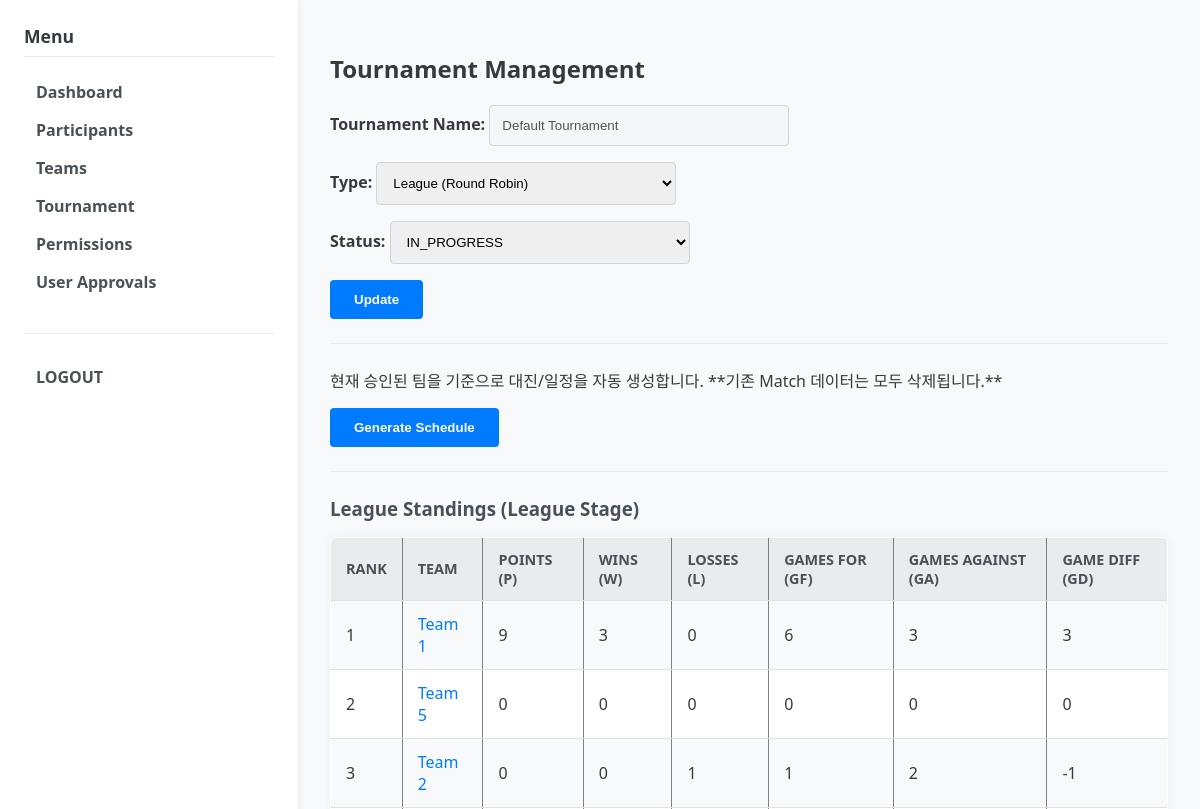
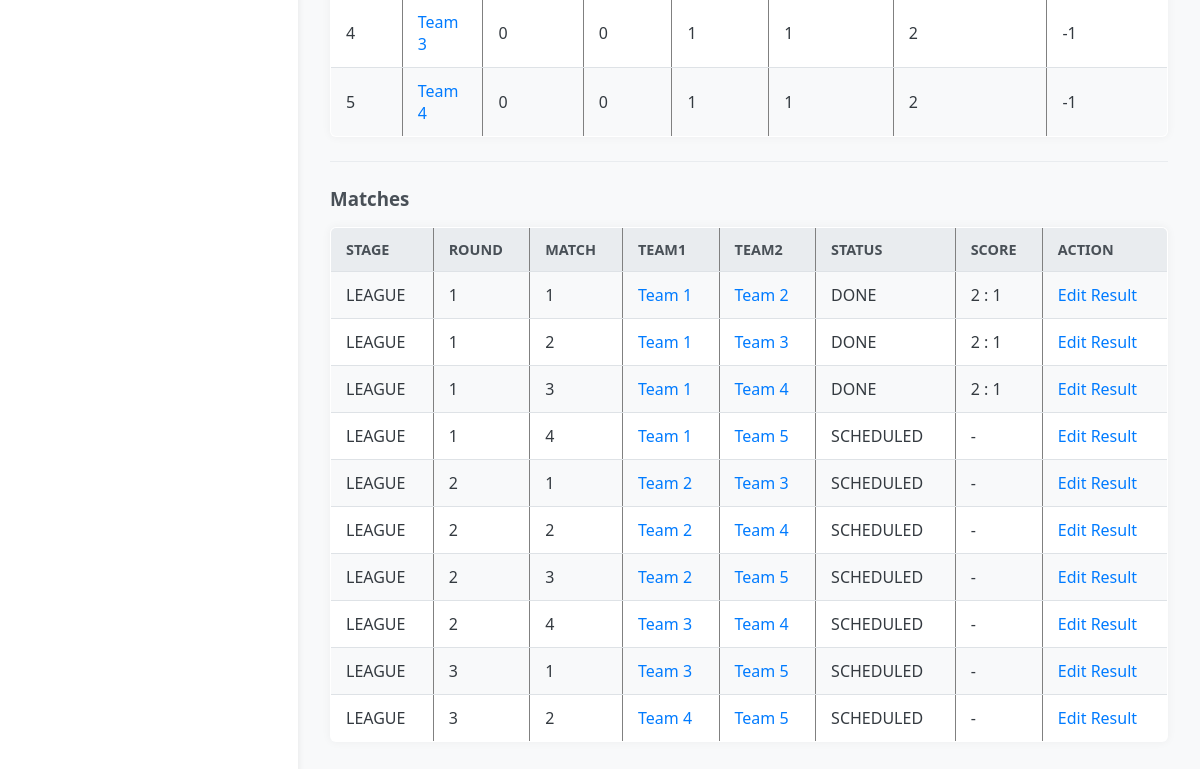
Page /admin/tournament (signed in) on the earlier database version (2 pictures, top to bottom).
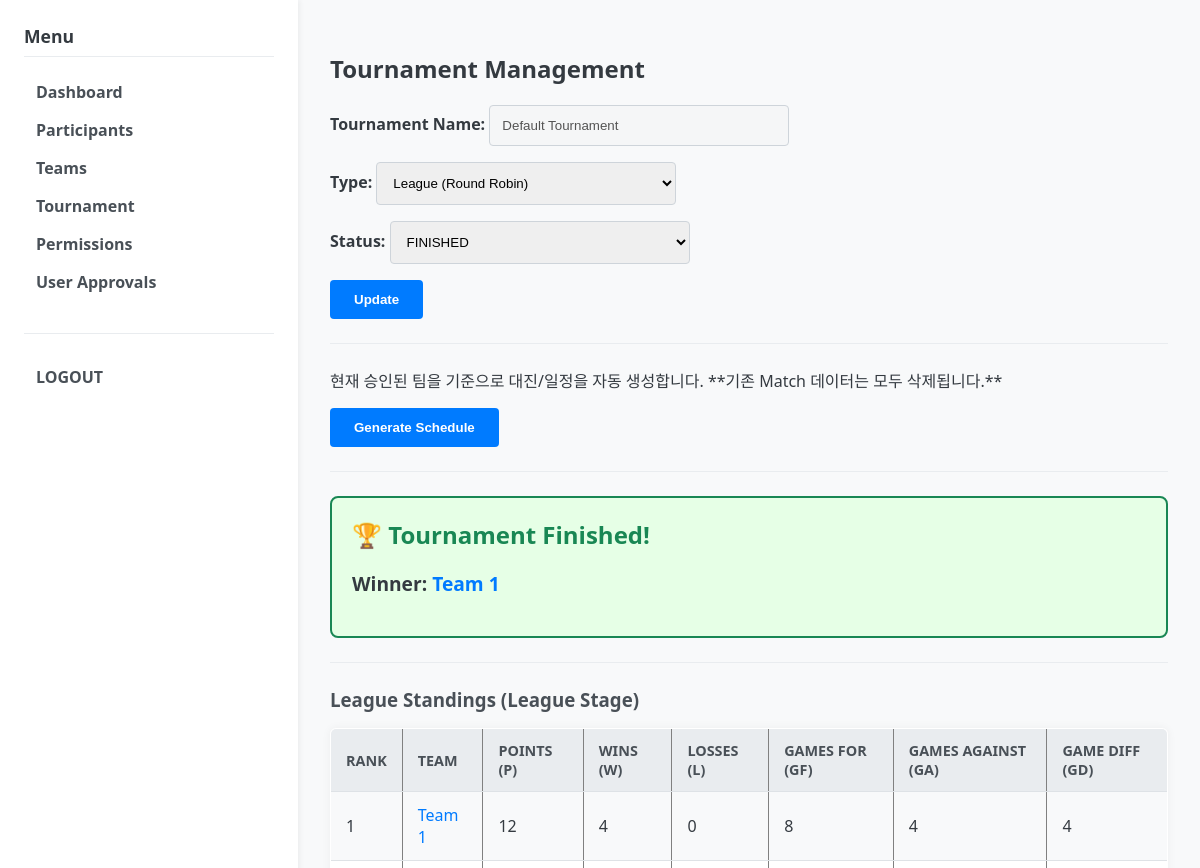
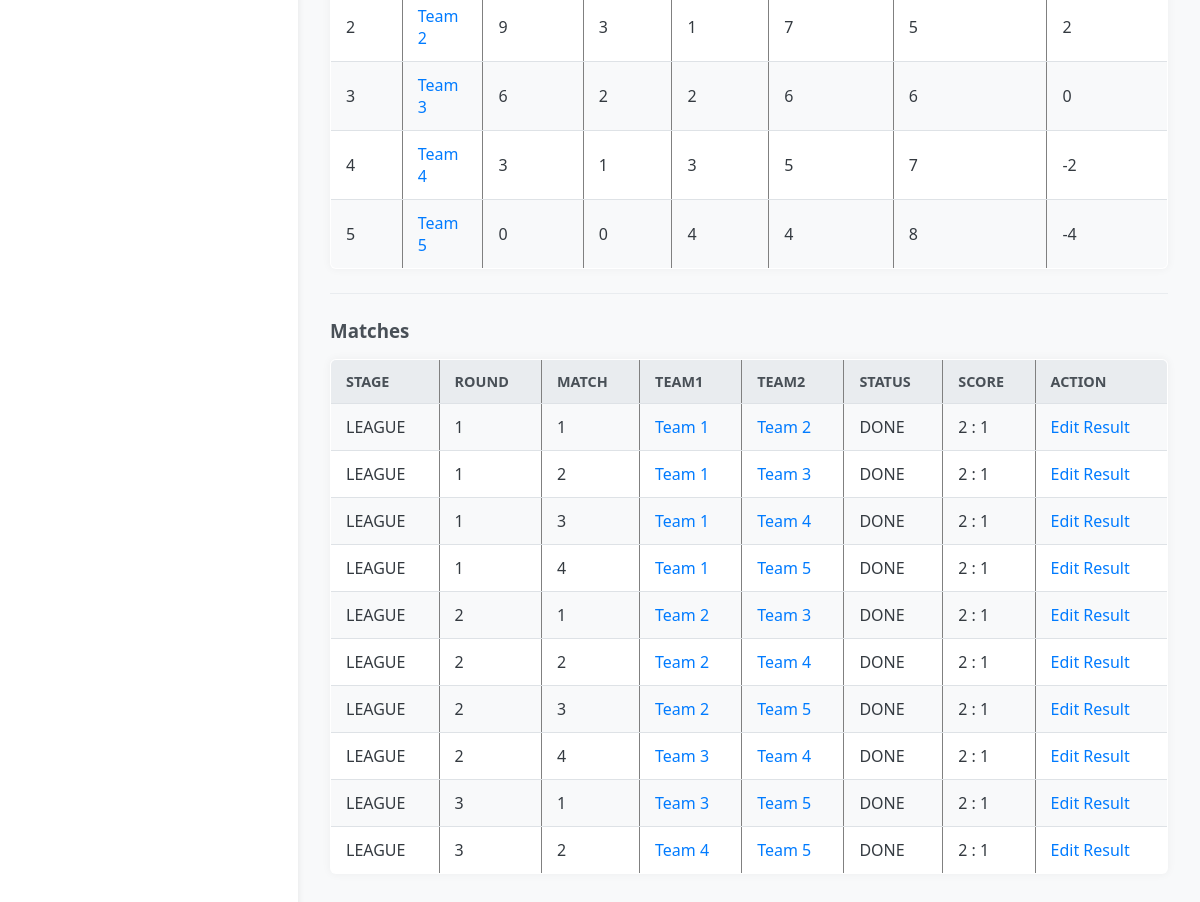
Same page on the later database version (2 pictures, top to bottom).
### models.py (models this page shows)
class Tournament(db.Model):
    __tablename__ = "tournaments"
    id = db.Column(db.Integer, primary_key=True)
    name = db.Column(db.String(128), nullable=False)
    type = db.Column(db.String(16), default="KNOCKOUT") # 대회 방식: "KNOCKOUT", "LEAGUE", "LEAGUE_FINAL"
    status = db.Column(db.String(32), default="OPEN")  # OPEN, IN_PROGRESS, FINISHED
    current_stage = db.Column(db.String(16), default="LEAGUE") # 현재 단계: LEAGUE, PLAYOFF, FINAL 등
    created_at = db.Column(db.DateTime, default=datetime.utcnow)
    participants = db.relationship("Participant", back_populates="tournament")
    teams = db.relationship("Team", back_populates="tournament")

class Team(db.Model):
    __tablename__ = "teams"
    id = db.Column(db.Integer, primary_key=True)
    name = db.Column(db.String(64), nullable=False)
    tournament_id = db.Column(db.Integer, db.ForeignKey("tournaments.id"), nullable=False)
    captain_user_id = db.Column(db.Integer, db.ForeignKey("users.id"))
    tournament = db.relationship("Tournament", back_populates="teams")
    members = db.relationship("TeamMember", back_populates="team")
    captain = db.relationship("User", foreign_keys=[captain_user_id])

class Match(db.Model):
    __tablename__ = "matches"
    id = db.Column(db.Integer, primary_key=True)
    tournament_id = db.Column(db.Integer, db.ForeignKey("tournaments.id"), nullable=False)
    stage = db.Column(db.String(16), default="LEAGUE")  # LEAGUE / PLAYOFF / FINAL
    round_no = db.Column(db.Integer)    # 라운드 번호(1,2,3,...)
    match_no = db.Column(db.Integer)    # 해당 라운드 내 경기 번호
    team1_id = db.Column(db.Integer, db.ForeignKey("teams.id"), nullable=False)
    team2_id = db.Column(db.Integer, db.ForeignKey("teams.id"), nullable=False)
    scheduled_at = db.Column(db.DateTime)
    status = db.Column(db.String(16), default="SCHEDULED")  # SCHEDULED / DONE
    team1_score = db.Column(db.Integer)
    team2_score = db.Column(db.Integer)
    winner_team_id = db.Column(db.Integer, db.ForeignKey("teams.id"))
    tournament = db.relationship("Tournament")
    team1 = db.relationship("Team", foreign_keys=[team1_id])
    team2 = db.relationship("Team", foreign_keys=[team2_id])
    winner_team = db.relationship("Team", foreign_keys=[winner_team_id])

### app.py (the view, shortened to what this page needs)
@app.route("/admin/tournament", methods=["GET", "POST"])
@login_required(role="ADMIN")
def admin_tournament():
    tournament = Tournament.query.first()
    if not tournament:
        tournament = Tournament(name="Main Tournament")
        db.session.add(tournament)
        db.session.commit()
    matches = Match.query.filter_by(tournament_id=tournament.id).order_by(
        Match.stage, Match.round_no, Match.match_no
    ).all()
    league_standings = None
    if tournament.type in ("LEAGUE", "LEAGUE_FINAL"):
        league_standings = calculate_league_standings(tournament)
    winner_team = calculate_tournament_winner(tournament)
    return render_template("admin/tournament.html",
        tournament=tournament,
        matches=matches,
        winner_team=winner_team, # 템플릿에 전달
        league_standings=league_standings, # 템플릿에 추가 전달
    )

### app.py (called while the page is built)
def current_user():
    user_id = session.get("user_id")
    if not user_id:
        return None
    user = User.query.get(user_id)
    return user

def login_required(role=None):
    def decorator(fn):
        from functools import wraps
        @wraps(fn)
        def wrapper(*args, **kwargs):
            user = current_user()
            active_role = session.get("role")
            if not user or not active_role:
                return redirect(url_for("login_page"))
            if role and active_role != role:
                flash("Permission denied. You are logged in as " + active_role + ".")
                return redirect(url_for("login_page"))
            return fn(*args, **kwargs)
        return wrapper
    return decorator

@app.context_processor
def inject_helpers():
    return dict(
        calculate_estimated_score=calculate_estimated_score,
        get_user_score=get_user_score,
        get_member_weighted_score=get_member_weighted_score,
    )

### templates/admin/tournament.html (shortened to what this page needs)
{% extends "base.html" %}
{% block content %}
<h2>Tournament Management</h2>
<form action="{{ url_for('admin_tournament') }}" method="post">
    <div>
        <label>Tournament Name:
            <input type="text" value="{{ tournament.name }}" disabled>
        </label>
    </div>
    <div>
        <label>Type:
            <select name="type">
                <option value="LEAGUE" {% if tournament.type == "LEAGUE" %}selected{% endif %}>League (Round Robin)</option>
            </select>
        </label>
    </div>
    <div>
        <label>Status:
            <select name="status">
                <option value="IN_PROGRESS" {% if tournament.status == "IN_PROGRESS" %}selected{% endif %}>IN_PROGRESS</option>
                <option value="FINISHED" {% if tournament.status == "FINISHED" %}selected{% endif %}>FINISHED</option>
            </select>
        </label>
    </div>
    <button type="submit">Update</button>
</form>
<hr>
<form action="{{ url_for('admin_generate_schedule') }}" method="post" style="margin-top: 1rem;">
    <p>현재 승인된 팀을 기준으로 대진/일정을 자동 생성합니다. **기존 Match 데이터는 모두 삭제됩니다.**</p>
    <button type="submit">Generate Schedule</button>
</form>
<hr>
{% if tournament.status == "FINISHED" %}
    <div class="finished-box">
        <h3>🏆 Tournament Finished!</h3>
        {% if winner_team %}
            <p style="font-size: 1.2em; font-weight: bold;">Winner: <a href="{{ url_for('team_detail', team_id=winner_team.id) }}">{{ winner_team.name }}</a></p>
        {% else %}
            <p>The winner could not be determined or recorded.</p>
        {% endif %}
    </div>
    <hr>
{% endif %}
{% if league_standings %}
    <h3>League Standings (League Stage)</h3>
    {% if league_standings|length > 0 %}
        <table border="1" cellpadding="4" style="margin-bottom: 20px;">
            <tr>
                <th>Rank</th>
                <th>Team</th>
                <th>Points (P)</th>
                <th>Wins (W)</th>
                <th>Losses (L)</th>
                <th>Games For (GF)</th>
                <th>Games Against (GA)</th>
                <th>Game Diff (GD)</th>
            </tr>
            {% for standing in league_standings %}
            <tr>
                <td>{{ loop.index }}</td>
                <td><a href="{{ url_for('team_detail', team_id=standing.team_id) }}">{{ standing.team_name }}</a></td>
                <td>{{ standing.P }}</td>
                <td>{{ standing.W }}</td>
                <td>{{ standing.L }}</td>
                <td>{{ standing.GF }}</td>
                <td>{{ standing.GA }}</td>
                <td>{{ standing.GD }}</td>
            </tr>
            {% endfor %}
        </table>
    {% else %}
        <p>No league matches recorded yet or all matches are unfinished.</p>
    {% endif %}
    <hr>
{% endif %}
<h3>Matches</h3>
{% if matches %}
<table border="1" cellpadding="4">
    <tr>
        <th>Stage</th>
        <th>Round</th>
        <th>Match</th>
        <th>Team1</th>
        <th>Team2</th>
        <th>Status</th>
        <th>Score</th>
        <th>Action</th>
    </tr>
    {% for m in matches %}
        <tr>
            <td>{{ m.stage }}</td>
            <td>
                {% if m.round_no == max_round_no %}
                    Final
                {% else %}
                    {{ m.round_no }}
                {% endif %}
            </td>
            <td>{{ m.match_no }}</td>
            <td><a href="{{ url_for('team_detail', team_id=m.team1_id) }}">{{ m.team1.name }}</a></td>
            <td><a href="{{ url_for('team_detail', team_id=m.team2_id) }}">{{ m.team2.name }}</a></td>
            <td>{{ m.status }}</td>
            <td>
                {% if m.status == "DONE" %}
                    {{ m.team1_score }} : {{ m.team2_score }}
                {% else %}
                    -
                {% endif %}
            </td>
            <td>
                <a href="{{ url_for('admin_match_report', match_id=m.id) }}">Edit Result</a>
            </td>
        </tr>
    {% endfor %}
</table>
{% else %}
<p>No match schedule has been generated yet for this tournament.</p>
{% endif %}
{% endblock %}

Differences in the rows shown:
changed Tournament "Default Tournament": status "IN_PROGRESS" → "FINISHED"
shown differently, row unchanged: Team "Team 1": name (not shown) → "Team 1"; P "9" → "12"; W "3" → "4"; GF "6" → "8"; GA "3" → "4"; GD "3" → "4"
computed for Team "Team 2": P "0" → "9"; W "0" → "3"; GF "1" → "7"; GA "2" → "5"; GD "-1" → "2"
computed for Team "Team 3": P "0" → "6"; W "0" → "2"; L "1" → "2"; GF "1" → "6"; GA "2" → "6"; GD "-1" → "0"
computed for Team "Team 4": P "0" → "3"; W "0" → "1"; L "1" → "3"; GF "1" → "5"; GA "2" → "7"; GD "-1" → "-2"
shown differently, row unchanged: Team "Team 5": L "0" → "4"; GF "0" → "4"; GA "0" → "8"; GD "0" → "-4"; moves down the list
changed Match (number 4 of 10 on the later page): status "SCHEDULED" → "DONE"; team1_score (not shown) → "2"; team2_score (not shown) → "1"; status "-" → ":"
changed Match (number 5 of 10 on the later page): status "SCHEDULED" → "DONE"; team1_score (not shown) → "2"; team2_score (not shown) → "1"; status "-" → ":"
changed Match (number 6 of 10 on the later page): status "SCHEDULED" → "DONE"; team1_score (not shown) → "2"; team2_score (not shown) → "1"; status "-" → ":"
changed Match (number 7 of 10 on the later page): status "SCHEDULED" → "DONE"; team1_score (not shown) → "2"; team2_score (not shown) → "1"; status "-" → ":"
changed Match (number 8 of 10 on the later page): status "SCHEDULED" → "DONE"; team1_score (not shown) → "2"; team2_score (not shown) → "1"; status "-" → ":"
changed Match (number 9 of 10 on the later page): status "SCHEDULED" → "DONE"; team1_score (not shown) → "2"; team2_score (not shown) → "1"; status "-" → ":"
changed Match (number 10 of 10 on the later page): status "SCHEDULED" → "DONE"; team1_score (not shown) → "2"; team2_score (not shown) → "1"; status "-" → ":"
Other differences:
text now shown: "🏆 Tournament Finished! Winner:"
